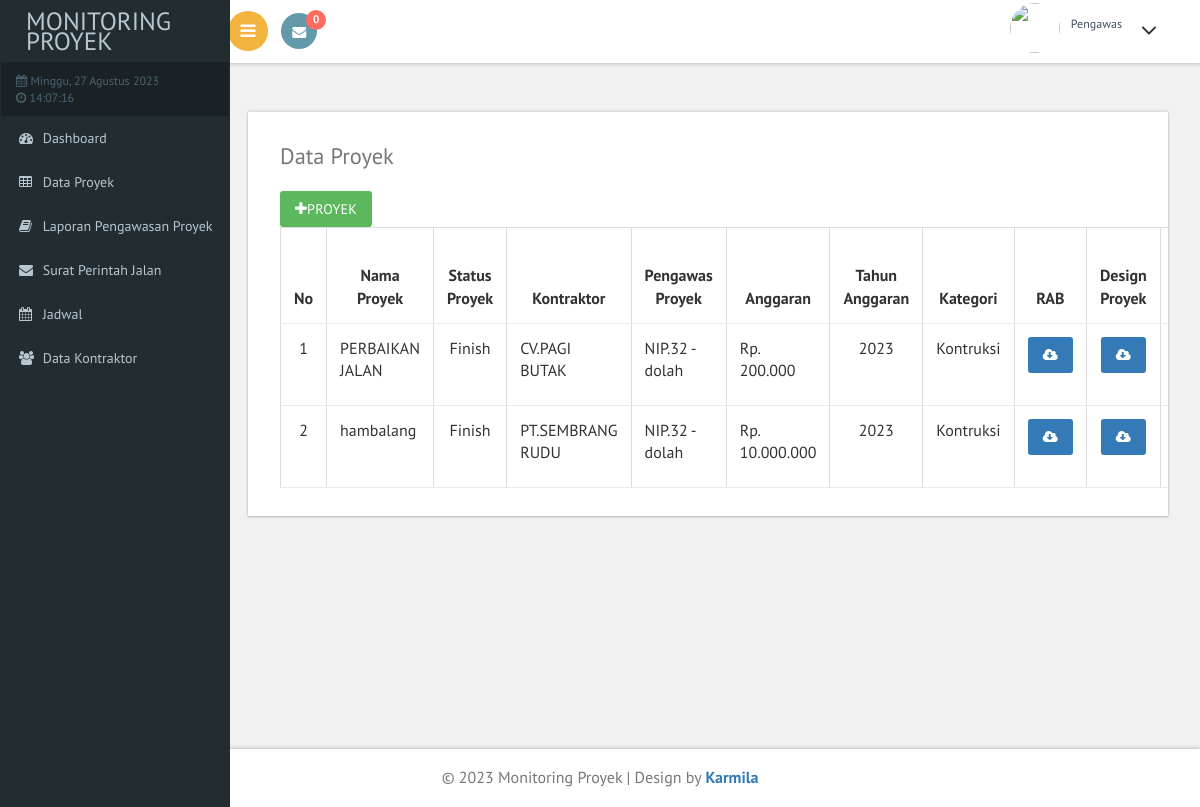
The app's page /admin/beranda.php?page=page/proyek/index with its own data.
### tables this page shows
CREATE TABLE `proyek` (
  `id_proyek` int(11) NOT NULL,
  `id_kontraktor` varchar(11) NOT NULL,
  `id_pengawas` varchar(11) NOT NULL,
  `namaproyek` varchar(225) NOT NULL,
  `id_kategori` varchar(225) NOT NULL,
  `dana` varchar(225) NOT NULL,
  `lamapekerjaan` varchar(225) NOT NULL,
  `status` varchar(225) NOT NULL,
  `longitude` varchar(225) NOT NULL,
  `latitude` varchar(225) NOT NULL,
  `tgl` date NOT NULL,
  `keterangan` text NOT NULL,
  `rab` varchar(225) NOT NULL,
  `tahunanggaran` varchar(225) NOT NULL,
  `foto` varchar(225) NOT NULL,
  `tgl_mulai` date NOT NULL,
  `tgl_selesai` date NOT NULL,
  `spk` varchar(225) NOT NULL
);

CREATE TABLE `kontraktor` (
  `id_kontraktor` int(11) NOT NULL,
  `namapt` varchar(225) NOT NULL,
  `namadirektur` varchar(225) NOT NULL,
  `logo` varchar(225) NOT NULL,
  `tgl_berdiri` date NOT NULL,
  `alamat` varchar(225) NOT NULL,
  `nohp` varchar(225) NOT NULL,
  `status` varchar(225) NOT NULL,
  `siup` varchar(225) NOT NULL,
  `npwp` varchar(225) NOT NULL,
  `domisili` varchar(225) NOT NULL,
  `tdp` varchar(225) NOT NULL,
  `siujk` varchar(225) NOT NULL,
  `sbu` varchar(225) NOT NULL,
  `dokumen` varchar(225) NOT NULL
);

CREATE TABLE `pengawas` (
  `id_pengawas` int(11) NOT NULL,
  `nama` varchar(225) NOT NULL,
  `pddk` varchar(225) NOT NULL,
  `alamat` varchar(225) NOT NULL,
  `id_kategori` varchar(225) NOT NULL,
  `no_hp` varchar(225) NOT NULL,
  `nip` varchar(22) NOT NULL,
  `foto` varchar(225) NOT NULL,
  `username` varchar(225) NOT NULL,
  `password` varchar(225) NOT NULL
);

CREATE TABLE `kategoriproyek` (
  `id_kategori` int(11) NOT NULL,
  `nama_kategori` varchar(225) NOT NULL
);

### admin/page/proyek/index.php (the view, shortened to what this page needs)
<div id="page-wrapper">
			<div class="main-page">
				<div class="tables">
					<div class="table-responsive bs-example widget-shadow">
						<h4>Data Proyek</h4>
						 <?php if($_SESSION['level']=='Pengawas'){}else{?>
              <a class="btn btn-success" data-placement="bottom" data-toggle="tooltip" title="Tambah Proyek" href="?page=page/proyek/tambah">
                            <i class="fa fa-plus" style="font-size:15px;"></i>Proyek</a>  <p></p><?php }?>
						<table class="table table-bordered">
							<thead>
                      <tr>
                        <th><center>No</center></th>
                        <th><center>Nama Proyek </center></th>
                        <th><center>Status Proyek </center></th>
                        <th><center>Kontraktor </center></th>
                        <th><center>Pengawas Proyek</center></th>
                        <th><center>Anggaran </center></th>
                        <th><center>Tahun Anggaran </center></th>
                        <th><center>Kategori </center></th>
                        <th><center>RAB </center></th>
                        <th><center>Design Proyek</center></th>
                        <th><center>Surat Perintah Kerja </center></th>
                      </tr>
                  </thead>
                    <tbody>
                       <?php
                    $query1="select * from proyek as p,pengawas as k where p.id_pengawas=k.id_pengawas";
                    $tampil=$koneksi->query( $query1);
                     $no=0;
                     while($data=mysqli_fetch_array($tampil))
                    { $no++;
$tampila=$koneksi->query("select * from kontraktor where id_kontraktor='$data[id_kontraktor]'");
$kontraktor=mysqli_fetch_array($tampila);
$kat=$koneksi->query("select * from kategoriproyek where id_kategori='$data[id_kategori]'");
$kategori=mysqli_fetch_array($kat);
$tampilan=$koneksi->query("select * from pengawas where id_pengawas='$data[id_pengawas]'");
$pengawas=mysqli_fetch_array($tampilan);
?>
                    <tr>
                    <td><center><?= $no;?></center></td>
                    <td><left><?= $data['namaproyek']; ?></left></td>
                    <td><center><?= $data['status']; ?><?php if($_SESSION['level']=='Pengawas'){?><a class="btn btn-sm btn-primary" data-placement="bottom" data-toggle="tooltip" title="Edit proyek" href="?page=page/proyek/editstatus&id=<?= $data['id_proyek']; ?>">
                                    <i class="fa fa-check-square-o" style="font-size:15px;"></i></a> <?php }?></center></td>
                    <td><left><?= $kontraktor['namapt']; ?></left></td>
                    <td><left>NIP.<?= $pengawas['nip']; ?> - <?= $pengawas['nama']; ?></left></td>
                    <td><left>Rp. <?= number_format($data['dana'],0,",",".");?></left></td>
                    <td><center><?= $data['tahunanggaran']; ?></center></td>
                    <td><center><?= $kategori['nama_kategori']; ?></center></td>
                    <td><center><a href="../img/rab/<?= $data['rab']; ?>" target="_BLANK" class="btn btn-primary"  /><i class="fa fa-cloud-download"></i></a></center></td>
                    <td><center><a href="../img/proyek/<?= $data['foto']; ?>" target="_BLANK" class="btn btn-primary"  /><i class="fa fa-cloud-download"></i></a></center></td>
                    <td><center><a href="../img/spk/<?= $data['spk']; ?>" target="_BLANK" class="btn btn-primary"  /><i class="fa fa-cloud-download"></i></a></center></td>
                        </tr>
                        <?php
              }
              ?>
						</table>
					</div>
				</div>
			</div>
		</div>

### admin/css/custom.css (style rules this page uses)
#page-wrapper { padding:5em 2em 2.5em; background-color: #F1F1F1; }

### records on screen
proyek: namaproyek "PERBAIKAN JALAN", status "Finish", id_kontraktor.namapt "CV.PAGI BUTAK", id_pengawas.nip "32", id_pengawas.nama "dolah", dana "200.000", tahunanggaran "2023", kategoriproyek.nama_kategori "Kontruksi"
proyek: namaproyek "hambalang", status "Finish", id_kontraktor.namapt "PT.SEMBRANG RUDU", id_pengawas.nip "32", id_pengawas.nama "dolah", dana "10.000.000", tahunanggaran "2023", id_kategori.nama_kategori "Kontruksi"

### other values on screen
$tahun "2023"
$pa "0"
